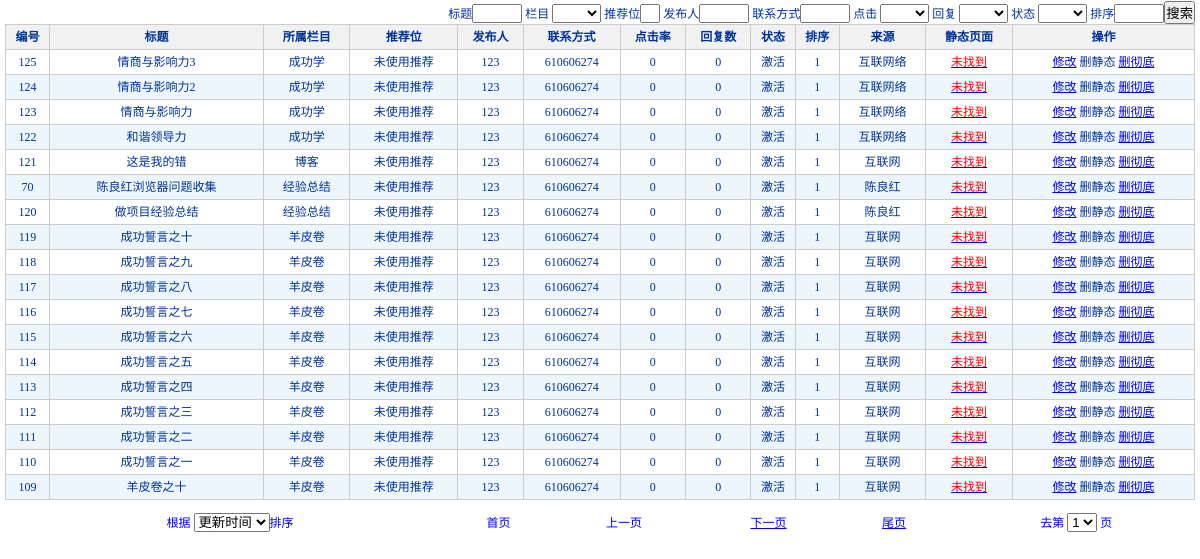
The app's page /leetobest/admin/listcontents.php (signed in) with its own data.
### tables this page shows
CREATE TABLE `contents` (
  `contents_id` int(10) unsigned NOT NULL auto_increment COMMENT '主键 自增',
  `contents_title` varchar(255) NOT NULL default '' COMMENT '标题',
  `contents_key` varchar(255) default NULL COMMENT '关键字--便于百度和GOOGLE等搜索',
  `contents_desc` text COMMENT '描述--便于百度和GOOGLE等搜索',
  `contents_content` text COMMENT '内容',
  `cates_id` int(10) unsigned NOT NULL default '0' COMMENT '所属栏目--栏目表id',
  `positions_id` int(10) unsigned NOT NULL default '0' COMMENT '推荐位表的主键---为0时表示不推荐',
  `contents_images` text COMMENT '图片地址的集合--多个图片用,分开',
  `contents_flashs` text COMMENT 'flash动画地址的集合--多个图片用,分开',
  `contents_videos` text COMMENT '视频地址的集合--多个图片用,分开',
  `contents_downs` text COMMENT '下载地址的集合--多个图片用,分开',
  `contents_hits` int(10) unsigned NOT NULL default '0' COMMENT '点击率',
  `contents_connect` varchar(255) NOT NULL default '' COMMENT '联系方式',
  `contents_recive` int(10) unsigned NOT NULL default '0' COMMENT '回复总次数',
  `contents_url` varchar(45) default NULL COMMENT '生成静态的地址',
  `contents_resource` varchar(100) default NULL COMMENT '来源',
  `contents_adduserid` int(10) unsigned NOT NULL default '0' COMMENT '添加者---用户表的主键',
  `contents_addtime` varchar(50) NOT NULL default '' COMMENT '添加时间',
  `contents_edituserid` varchar(45) NOT NULL default '' COMMENT '最后修改者',
  `contents_edittime` varchar(50) NOT NULL default '' COMMENT '修改时间',
  `contents_sort` int(10) unsigned NOT NULL default '1' COMMENT '排序--值为1-9',
  `contents_status` int(10) unsigned NOT NULL default '1' COMMENT '状态--1 激活 2 关闭',
  `contents_remark1` varchar(45) default NULL COMMENT '备用字段',
  `contents_remark2` varchar(45) default NULL COMMENT '备用字段',
  `contents_remark3` varchar(45) default NULL COMMENT '备用字段',
  PRIMARY KEY  (`contents_id`)
);

CREATE TABLE `users` (
  `users_id` int(10) unsigned NOT NULL auto_increment COMMENT '用户ID',
  `users_account` varchar(100) NOT NULL default '' COMMENT '用户账号',
  `users_password` varchar(100) NOT NULL default '' COMMENT '密码',
  PRIMARY KEY  (`users_id`)
);

### leetobest/include/mysql.php (called while the page is built, shortened)
<?php
   class Mysql{
      function Mysql($dbhost, $dbuser, $dbpw, $dbname = '', $charset = ''){
		 $this->dbhost=$dbhost;
		 $this->dbuser=$dbuser;
		 $this->dbpw=$dbpw;
		 $this->dbname=$dbname;
		 $this->charset=$charset;
	     $this->dblink = mysql_connect($this->dbhost,$this->dbuser,$this->dbpw);
	  }
	  function free_result(&$query){
		 return mysql_free_result($query);
	  }
	  function selectSingle($tablename='',$str1='',$str2='',$str3=''){
		  $sql="SELECT * FROM ".$tablename." WHERE ";
			  $sql=$sql.$str2."='".$str1."'";
		  $res=mysql_query($sql);
		  $row=mysql_fetch_array($res,MYSQL_BOTH);
		  return $row;
	  }
	  function selectCount($tablename='',$arr1=array(),$arr2=array(),$arr3=array()){
		  $sql="SELECT COUNT(0) c FROM ".$tablename." WHERE 1=1";
		  $res=mysql_query($sql);
		  $row=mysql_fetch_array($res,MYSQL_BOTH);
		  $num=$row['c'];
		  return $num;
	  }
	  function selectPage($tablename='',$arr1=array(),$arr2=array(),$arr3=array(),$order_str='',$start=0,$pageSize=1){
		  $sql="SELECT * FROM ".$tablename." WHERE 1=1";
		  if(strlen($order_str)>0){
             $sql=$sql." ORDER BY ".$order_str;
		  }
		  $sql=$sql." LIMIT ".$start.",".$pageSize;
		  $res=mysql_query($sql);
		  $back_arr=array();
		  while($row=mysql_fetch_array($res,MYSQL_BOTH)){
              $back_arr=array_pad($back_arr,count($back_arr)+1,$row);
		  }
		  return $back_arr;
	  }
   }
?>

### leetobest/include/cache.func.php (called while the page is built, shortened)
<?php
    function cache_read($file='', $path = '',$backPage=''){
	   $cachefile=($path ? $path : CACHE_PATH).$file;
	   return @include $cachefile;
	}
?>

### leetobest/admin/listcontents.php (the view, shortened to what this page needs)
<?php
	include_once('../include/cache.func.php');
	 $pageNo=@trim($pageNo);
	 if(empty($pageNo)){
		$pageNo=1;
	 }else{
		$pageNo=(int)$pageNo;
		if($pageNo<=0){
			 $pageNo=1;
		}
	 }
	 $pageSize=@trim($pageSize);
	 if(empty($pageSize)){
		$pageSize=18;
	 }else{
		$pageSize=(int)$pageSize;
		if($pageSize<=0){
			$pageSize=18;
		}
	}
	 $paixu=@trim($paixu);
	if(!in_array($paixu,array('contents_edittime','contents_addtime','contents_id','contents_sort'))){
		$paixu='contents_edittime';
	}
?>
<!DOCTYPE HTML PUBLIC "-//W3C//DTD HTML 4.0 Transitional//EN">
<HTML xmlns="http://www.w3.org/1999/xhtml"><HEAD><TITLE>欢迎进入系统后台</TITLE><script type="text/javascript" language="JavaScript" src="../js/jquery.min.js" ></script>
<link href="style/index.css" type="text/css" rel="stylesheet" />
</HEAD>
<BODY>
<table border="0" cellpadding="0" cellspacing="0" class="list_table">
  <tr>
      <form action="" method="post" name="sousuo" class="STYLE2" id="sousuo">
	<Td  colSpan="13" height="24" align="right">
	标题<input type="text" name="c_title" id="c_title" style="width:50px">
	栏目
	<select name="c_cage" id="c_cage">
	<option value='' selected></option>
	<option value='news'>新闻</option>
	</select>
	推荐位<input type="text" name="c_positionsid" id="c_positionsid" style="width:20px">
	发布人<input type="text" name="c_adduserid" id="c_adduserid" style="width:50px">
	联系方式<input type="text" name="c_adduserid" id="c_adduserid" style="width:50px">
	点击
	<select name="c_hit" id="c_hit">
	<option value='' selected></option>
	<option value='1'>激活</option>
	</select>
	回复
	<select name="c_status" id="c_status">
	<option value='' selected></option>
	<option value='1'>激活</option>
	</select>
	状态
	<select name="c_status" id="c_status">
	<option value='' selected></option>
	<option value='1'>激活</option>
	</select>
	排序<input type="text" name="c_adduserid" id="c_adduserid" style="width:50px"><input name="sousuo" type="submit" value="搜索"></Td>
	  </form>
	</TR>
    <td><table class="list_table_main" cellSpacing=0 cellPadding=0 width="100%" border="0">
  <TBODY>
  <TR>
    <TH height=24 align="center" class="STYLE2">编号</TH>
    <TH height=24 align="center" class="STYLE2">标题</TH>
    <TH height=24 align="center" class="STYLE2">所属栏目</TH>
    <TH height=24 align="center" class="STYLE2">推荐位</TH>
    <TH height=24 align="center" class="STYLE2">发布人</TH>
    <TH height=24 align="center" class="STYLE2">联系方式</TH>
    <TH height=24 align="center" class="STYLE2">点击率</TH>
    <TH height=24 align="center" class="STYLE2">回复数</TH>
    <TH height=24 align="center" class="STYLE2">状态</TH>
    <TH height=24 align="center" class="STYLE2">排序</TH>
    <TH height=24 align="center" class="STYLE2">来源</TH>
    <TH height=24 align="center" class="STYLE2">静态页面</TH>
    <TH height=24 align="center" class="STYLE2">操作</TH>
	  </TR>
		<?php
		    @include_once '../include/mysql.php';
			$db = new Mysql(DB_HOST,DB_USER,DB_PW,DB_NAME,DB_CHARSET);
			$cates_array=@cache_read('cates.php',CACHE_PATH);
			$cates_hasdate=true;
			$positions_array=@cache_read('positions.php',CACHE_PATH);
		    $totalRecord=$db->selectCount('contents');
			$totalPage=ceil($totalRecord / $pageSize);
		    $start=($pageNo-1)*$pageSize;
			$back_arr=$db->selectPage('contents',array(),array(),array(),$paixu.' DESC',$start,$pageSize);
			for($i=0;$i<count($back_arr);$i++){
		?>
  <TR>
    <TD height=24 align="center" class="STYLE2"><?php echo @empty($back_arr[$i]['contents_id'])?'0':$back_arr[$i]['contents_id']; ?></TD>
    <TD height=24 align="center" class="STYLE2"><?php echo @empty($back_arr[$i]['contents_title'])?'0':$back_arr[$i]['contents_title']; ?></TD>
    <TD height=24 align="center" class="STYLE2">
	<?php
				$cates_id=@empty($back_arr[$i]['cates_id'])?'0':$back_arr[$i]['cates_id'];
				if($cates_hasdate && $cates_id!=0){
					echo $cates_array[($cates_id-1)]['cates_name'];
				}else{
					echo "<a title='请尝试更新关键数据缓存以显示类别名称。'>".$cates_id."</a>";
				}
	?>
	</TD>
    <TD height=24 align="center" class="STYLE2">
	<?php
				$positions_id=@empty($back_arr[$i]['positions_id'])?'0':$back_arr[$i]['positions_id'];
				if($positions_id!='0'){
					$positions_name=@trim($positions_array[($positions_id-1)]['positions_name']);
					if(strlen($positions_name)<1){
						echo "<a title='请尝试更新关键数据缓存以显示推荐位名称。'>".$positions_id."</a>";
					}else{
						echo $positions_name;
					}
				}else{
					echo '未使用推荐';
				}
	?>
	</TD>
    <TD height=24 align="center" class="STYLE2">
			<?php
				$users_account=$db->selectSingle("users",$back_arr[$i]['contents_adduserid'],"users_id","INTEGER");
				echo @empty($users_account['users_account'])?'':$users_account['users_account']; ?>
			</TD>
    <TD height=24 align="center" class="STYLE2"><?php echo @empty($back_arr[$i]['contents_connect'])?'0':$back_arr[$i]['contents_connect']; ?></TD>
    <TD height=24 align="center" class="STYLE2"><?php echo @empty($back_arr[$i]['contents_hits'])?'0':$back_arr[$i]['contents_hits']; ?></TD>
    <TD height=24 align="center" class="STYLE2"><?php echo @empty($back_arr[$i]['contents_recive'])?'0':$back_arr[$i]['contents_recive']; ?></TD>
    <TD height=24 align="center" class="STYLE2">
	<?php echo @empty($back_arr[$i]['contents_status'])?'':($back_arr[$i]['contents_status']==1?'激活':'关闭')?>
	</TD>
    <TD height=24 align="center" class="STYLE2"><?php echo @empty($back_arr[$i]['contents_sort'])?'0':$back_arr[$i]['contents_sort']; ?></TD>
    <TD height=24 align="center" class="STYLE2"><?php echo @empty($back_arr[$i]['contents_resource'])?'0':$back_arr[$i]['contents_resource']; ?></TD>
    <TD height=24 align="center" class="STYLE2">
	<?php
			$Nopage=true;
			$object_page=TOHTML_PATH.$back_arr[$i]['contents_id'].'.html';
			if(file_exists($object_page)){
				if(!@empty($back_arr[$i]['contents_url'])||strlen($back_arr[$i]['contents_url'])>0){
					echo "<a href=".URLHTML_PATH.$back_arr[$i]['contents_url'].">".$back_arr[$i]['contents_url']."</a>";
				}else{
					echo "<a href=".URLHTML_PATH.$back_arr[$i]['contents_id'].".html>已生成</a>";
				}
			}else{
				$Nopage=false;
				echo "<a title='点击重新生成静态页面' href='../control/leecontents.php?method=html&contents_id=".$back_arr[$i]['contents_id']."&pageNo=".$pageNo."&pageSize=".$pageSize."'><font color='red'>未找到</font></a>";
			}
	?></TD>
    <TD height=24 align="center" class="STYLE2">
	<a href="editcontents.php?contents_id=<?php echo @empty($back_arr[$i]['contents_id'])?'0':$back_arr[$i]['contents_id'];?>&pageNo=<?php echo $pageNo<=1?1:($pageNo-1);?>">修改</a>
	<?php
		if($Nopage){
	?>
	<a href="../control/leecontents.php?method=delhtml&contents_id=<?php echo @empty($back_arr[$i]['contents_id'])?'0':$back_arr[$i]['contents_id'];?>&pageNo=<?php echo $pageNo; ?>&pageSize=<?php echo $pageSize; ?>">删静态</a>
	<?php
		}else{
	?>
	删静态
	<?php
	}
	?>
	<a href="../control/leecontents.php?method=del&contents_id=<?php echo @empty($back_arr[$i]['contents_id'])?'0':$back_arr[$i]['contents_id'];?>&pageNo=<?php echo $pageNo; ?>&pageSize=<?php echo $pageSize; ?>">删彻底</a></TD></TR>
	<?php } ?>
</TBODY>
</TABLE></td>
<?php if($totalPage>1){?>
<td><table border="0" cellpadding="0" cellspacing="0" width="100%";>
        <tr>
          <td class="STYLE2" align='center'>根据
		<select onChange="paixu();" id="paixu" name="paixu">
		<?php
	if($paixu=='contents_edittime'){
		?>
		<option value="contents_edittime" selected="true">更新时间</option>
		<?php
	}
		?>
		</select>排序
		  </td>
		  <?php
	         if($pageNo<=1){
	      ?>
          <td class="STYLE2" align='center'>首页</td>
          <td class="STYLE2" align='center'>上一页</td>
		  <?php
             }else{
		  ?>
		  <td class="STYLE2" align='center'><a href="listcontents.php?pageSize=<?php echo $pageSize; ?>&pageNo=1">首页</a></td>
          <td class="STYLE2" align='center'><a href="listcontents.php?pageSize=<?php echo $pageSize; ?>&pageNo=<?php echo $pageNo<=1?1:($pageNo-1);?>">上一页</a></td>
		  <?php
			 }
	      ?>
		  <?php
		      if($pageNo>=$totalPage){
		  ?>
		  <td class="STYLE2" align='center'>下一页</td>
		  <td class="STYLE2" align='center'>尾页</td>
		  <?php
		      }else{
		  ?>
		  <td class="STYLE2" align='center'><a href="listcontents.php?pageSize=<?php echo $pageSize; ?>&pageNo=<?php echo $pageNo>=$totalPage?$totalPage:($pageNo+1) ?>">下一页</a></td>
          <td class="STYLE2" align='center'><a href="listcontents.php?pageSize=<?php echo $pageSize; ?>&pageNo=<?php echo $totalPage; ?>">尾页</a></td>
		  <?php
			  }
		  ?>
          <td class="STYLE2" align='center'>去第
            <select onChange="goto();" id="pageNo" name="pageNo">
			  <?php
			      for($i=1;$i<=$totalPage;$i++){
			  	  if($i==$pageNo){
			  ?>
			  <option value="<?php echo $i ?>" selected='true'><?php echo $i ?></option>
			  <?php	  }else{
			  ?>
			  <option value="<?php echo $i ?>"><?php echo $i ?></option>
			  <?php
		              }
				  }
			  ?>
            </select>
            页</td>
        </tr>
      </table></td>
<?php } ?>
</BODY></HTML>

### leetobest/admin/style/index.css (style rules this page uses)
* { margin: 0px; padding: 0px; }
body { margin:0; padding:0; text-align:left; font-size:14px; color:#00f; background:#fff; }
table { margin:10px 0 0 10px; border-collapse: collapse; font-size:12px; font-family:"宋体"; }
th { border: 1px solid #cccccc; height:24px; }
td { border: 1px solid #cccccc; height:24px; }
.list_table { margin:0; padding:0; width:100%;color:#039; border:0; }
.list_table td { padding:0 5px; border:0; }
.list_table_main { margin:0; padding:0; width:100%;color:#039; text-align:center; }
.list_table_main th { margin:0; padding:0;color:#039; border: 1px solid #cccccc; height:24px; line-height:24px; background:#f1f1f1; }
.list_table_main td { margin:0; padding:0;color:#039; border: 1px solid #cccccc; height:24px; line-height:24px; }

### leetobest/admin/listcontents.php (style rules this page uses)
tr.alt td { background:#ecf6fc; }

### records on screen
contents: contents_id "125", contents_title "情商与影响力3", cates "成功学", users.users_account "123", contents_connect "610606274", contents_status "激活", contents_sort "1", contents_resource "互联网络", shows "删静态"
contents: contents_id "124", contents_title "情商与影响力2", cates "成功学", users.users_account "123", contents_connect "610606274", contents_status "激活", contents_sort "1", contents_resource "互联网络", shows "删静态"
contents: contents_id "123", contents_title "情商与影响力", cates "成功学", users.users_account "123", contents_connect "610606274", contents_status "激活", contents_sort "1", contents_resource "互联网络", shows "删静态"
contents: contents_id "122", contents_title "和谐领导力", cates "成功学", users.users_account "123", contents_connect "610606274", contents_status "激活", contents_sort "1", contents_resource "互联网络", shows "删静态"
contents: contents_id "121", contents_title "这是我的错", cates "博客", users.users_account "123", contents_connect "610606274", contents_status "激活", contents_sort "1", contents_resource "互联网", shows "删静态"
contents: contents_id "70", contents_title "陈良红浏览器问题收集", cates "经验总结", users.users_account "123", contents_connect "610606274", contents_status "激活", contents_sort "1", contents_resource "陈良红", shows "删静态"
contents: contents_id "120", contents_title "做项目经验总结", cates "经验总结", users.users_account "123", contents_connect "610606274", contents_status "激活", contents_sort "1", contents_resource "陈良红", shows "删静态"
contents: contents_id "119", contents_title "成功誓言之十", cates "羊皮卷", users.users_account "123", contents_connect "610606274", contents_status "激活", contents_sort "1", contents_resource "互联网", shows "删静态"
contents: contents_id "118", contents_title "成功誓言之九", cates "羊皮卷", users.users_account "123", contents_connect "610606274", contents_status "激活", contents_sort "1", contents_resource "互联网", shows "删静态"
contents: contents_id "117", contents_title "成功誓言之八", cates "羊皮卷", users.users_account "123", contents_connect "610606274", contents_status "激活", contents_sort "1", contents_resource "互联网", shows "删静态"
contents: contents_id "116", contents_title "成功誓言之七", cates "羊皮卷", users.users_account "123", contents_connect "610606274", contents_status "激活", contents_sort "1", contents_resource "互联网", shows "删静态"
contents: contents_id "115", contents_title "成功誓言之六", cates "羊皮卷", users.users_account "123", contents_connect "610606274", contents_status "激活", contents_sort "1", contents_resource "互联网", shows "删静态"
contents: contents_id "114", contents_title "成功誓言之五", cates "羊皮卷", users.users_account "123", contents_connect "610606274", contents_status "激活", contents_sort "1", contents_resource "互联网", shows "删静态"
contents: contents_id "113", contents_title "成功誓言之四", cates "羊皮卷", users.users_account "123", contents_connect "610606274", contents_status "激活", contents_sort "1", contents_resource "互联网", shows "删静态"
contents: contents_id "112", contents_title "成功誓言之三", cates "羊皮卷", users.users_account "123", contents_connect "610606274", contents_status "激活", contents_sort "1", contents_resource "互联网", shows "删静态"
contents: contents_id "111", contents_title "成功誓言之二", cates "羊皮卷", users.users_account "123", contents_connect "610606274", contents_status "激活", contents_sort "1", contents_resource "互联网", shows "删静态"
contents: contents_id "110", contents_title "成功誓言之一", cates "羊皮卷", users.users_account "123", contents_connect "610606274", contents_status "激活", contents_sort "1", contents_resource "互联网", shows "删静态"
contents: contents_id "109", contents_title "羊皮卷之十", cates "羊皮卷", users.users_account "123", contents_connect "610606274", contents_status "激活", contents_sort "1", contents_resource "互联网", shows "删静态"

### other values on screen
form field pageNo "1"
